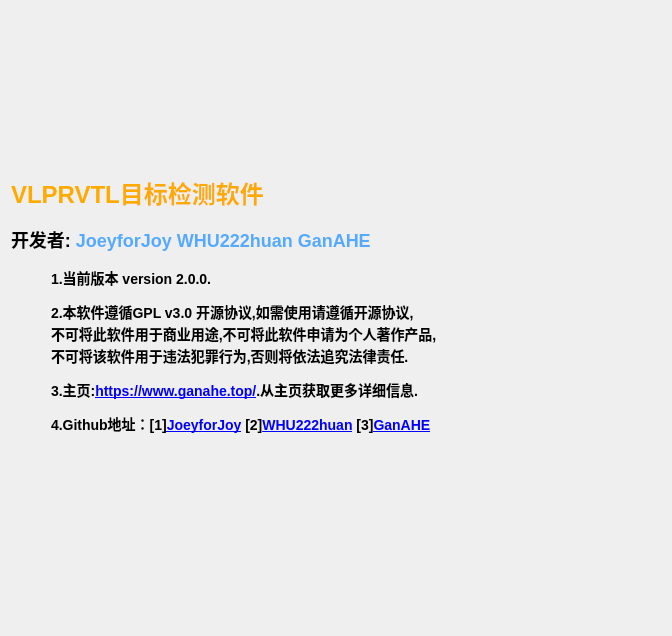
<?xml version="1.0" encoding="UTF-8"?>
<ui version="4.0">
 <class>Dialog</class>
 <widget class="QDialog" name="Dialog">
  <property name="geometry">
   <rect>
    <x>0</x>
    <y>0</y>
    <width>672</width>
    <height>636</height>
   </rect>
  </property>
  <property name="windowTitle">
   <string>版本信息与联系方式</string>
  </property>
  <property name="windowIcon">
   <iconset>
    <normaloff>../source/icon/chat.png</normaloff>../source/icon/chat.png</iconset>
  </property>
  <property name="inputMethodHints">
   <set>Qt::ImhNone</set>
  </property>
  <layout class="QVBoxLayout" name="verticalLayout">
   <item>
    <widget class="QLabel" name="label_2">
     <property name="text">
      <string>&lt;html&gt;&lt;head/&gt;&lt;body&gt;&lt;h1 style=&quot; margin-top:18px; margin-bottom:12px; margin-left:0px; margin-right:0px; -qt-block-indent:0; text-indent:0px;&quot;&gt;&lt;span style=&quot; font-size:xx-large; font-weight:600; color:#ffaa00;&quot;&gt;VLPRVTL目标检测软件&lt;/span&gt;&lt;/h1&gt;&lt;h2 style=&quot; margin-top:16px; margin-bottom:12px; margin-left:0px; margin-right:0px; -qt-block-indent:0; text-indent:0px;&quot;&gt;&lt;span style=&quot; font-size:x-large; font-weight:600;&quot;&gt;开发者: &lt;/span&gt;&lt;span style=&quot; font-size:x-large; font-weight:600; color:#55aaff;&quot;&gt;JoeyforJoy WHU222huan GanAHE&lt;/span&gt;&lt;/h2&gt;&lt;h3 style=&quot; margin-top:14px; margin-bottom:12px; margin-left:40px; margin-right:40px; -qt-block-indent:0; text-indent:0px;&quot;&gt;&lt;span style=&quot; font-size:large; font-weight:600;&quot;&gt;1.当前版本 version 2.0.0. &lt;/span&gt;&lt;/h3&gt;&lt;h3 style=&quot; margin-top:12px; margin-bottom:12px; margin-left:40px; margin-right:40px; -qt-block-indent:0; text-indent:0px;&quot;&gt;&lt;span style=&quot; font-size:large; font-weight:600;&quot;&gt;2.本软件遵循GPL v3.0 开源协议,如需使用请遵循开源协议,&lt;br/&gt;不可将此软件用于商业用途,不可将此软件申请为个人著作产品,&lt;br/&gt;不可将该软件用于违法犯罪行为,否则将依法追究法律责任. &lt;/span&gt;&lt;/h3&gt;&lt;h3 style=&quot; margin-top:12px; margin-bottom:12px; margin-left:40px; margin-right:40px; -qt-block-indent:0; text-indent:0px;&quot;&gt;&lt;span style=&quot; font-size:large; font-weight:600;&quot;&gt;3.主页:&lt;/span&gt;&lt;a href=&quot;https://www.ganahe.top/&quot;&gt;&lt;span style=&quot; font-size:12pt; font-weight:600; text-decoration: underline; color:#0000ff;&quot;&gt;https://www.ganahe.top/&lt;/span&gt;&lt;/a&gt;&lt;span style=&quot; font-size:large; font-weight:600;&quot;&gt;.从主页获取更多详细信息.&lt;/span&gt;&lt;/h3&gt;&lt;h3 style=&quot; margin-top:12px; margin-bottom:12px; margin-left:40px; margin-right:40px; -qt-block-indent:0; text-indent:0px;&quot;&gt;&lt;span style=&quot; font-size:large; font-weight:600;&quot;&gt;4.Github地址：[1]&lt;/span&gt;&lt;a href=&quot;https://www.github.com/JoeyforJoy&quot;&gt;&lt;span style=&quot; font-size:large; font-weight:600; text-decoration: underline; color:#0000ff;&quot;&gt;JoeyforJoy&lt;/span&gt;&lt;/a&gt;&lt;span style=&quot; font-size:large; font-weight:600;&quot;&gt; [2]&lt;/span&gt;&lt;a href=&quot;https://www.github.com/WHU222huan&quot;&gt;&lt;span style=&quot; font-size:large; font-weight:600; text-decoration: underline; color:#0000ff;&quot;&gt;WHU222huan&lt;/span&gt;&lt;/a&gt;&lt;span style=&quot; font-size:large; font-weight:600;&quot;&gt; [3]&lt;/span&gt;&lt;a href=&quot;https://www.github.com/ganah&quot;&gt;&lt;span style=&quot; font-size:large; font-weight:600; text-decoration: underline; color:#0000ff;&quot;&gt;GanAHE&lt;/span&gt;&lt;/a&gt;&lt;/h3&gt;&lt;p&gt;&lt;img src=&quot;./source/icon/splash.jpg&quot; width=&quot;650&quot; height=&quot;350&quot;/&gt;&lt;/p&gt;&lt;/body&gt;&lt;/html&gt;</string>
     </property>
     <property name="alignment">
      <set>Qt::AlignLeading|Qt::AlignLeft|Qt::AlignVCenter</set>
     </property>
    </widget>
   </item>
  </layout>
 </widget>
 <resources/>
 <connections/>
</ui>
